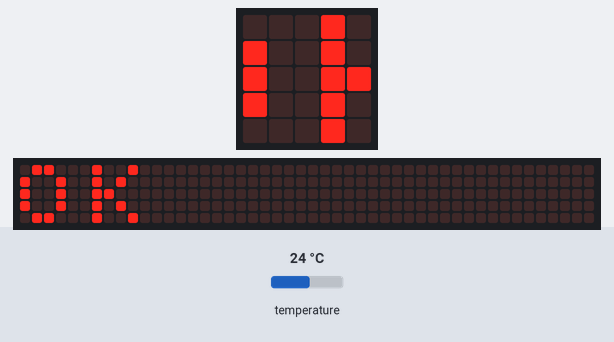
A program run on a simulated BBC micro:bit (MakeCode). Shown: the board's 5×5 LED display, a strip that is not on the board, showing the scrolling text unrolled. Inputs (shaded band) come from the test bench; at power-on: temperature 24 °C. The 48×5 strip is a reading aid, not a part: it shows the text the display is scrolling, unrolled, one strip-width of it at a time.

Above: at 1.87 s.
1.9 s: temperature set to 15.7 °C
4.8 s: temperature set to 14.2 °C
At 6.5 s:
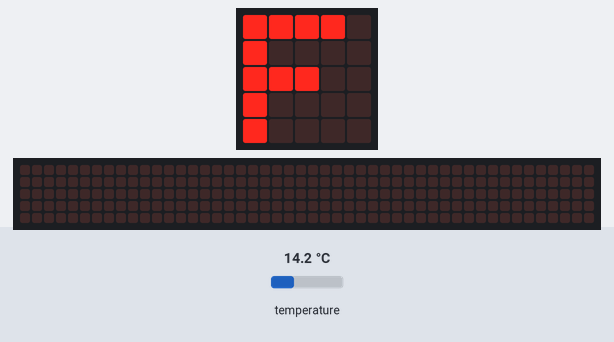
7.5 s: temperature set to 19 °C
At 7.64 s:
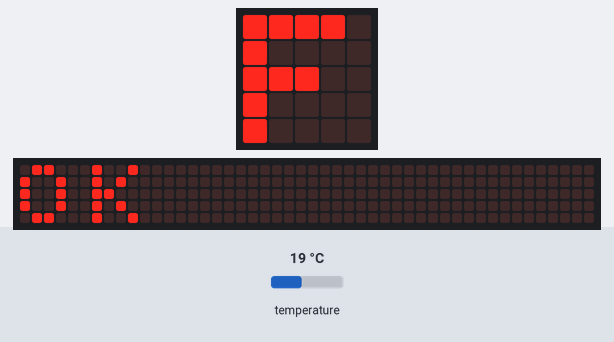
9.0 s: temperature set to 41 °C
At 10.8 s:
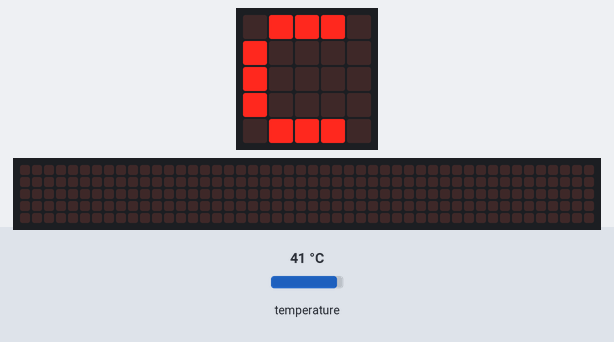
11.7 s: temperature set to 28 °C
At 11.88 s:
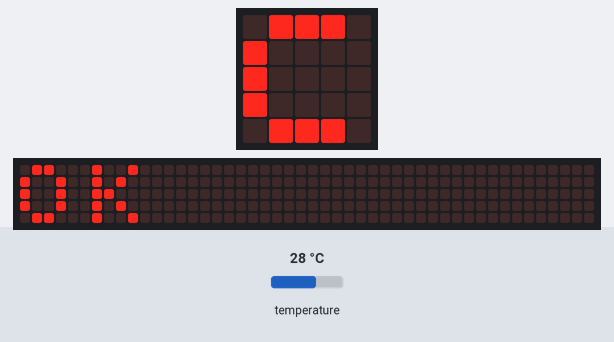
13.3 s: temperature set to 12 °C
At 14.9 s:
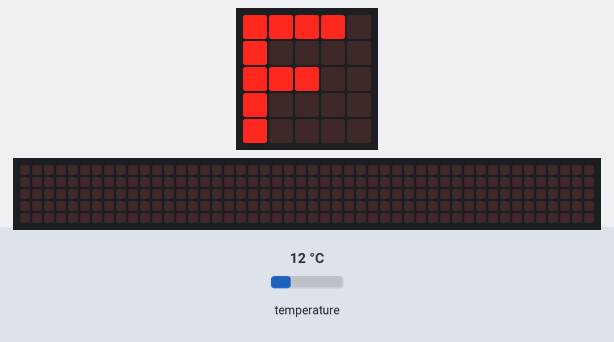
Timing chart, 0 to 15.8 s (numbered marks = the images above; inputs shaded):
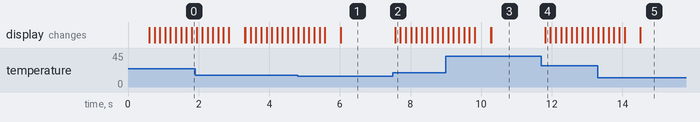

The program:

main.ts
```typescript
basic.showIcon(IconNames.Yes)
basic.forever(function () {
    if (input.temperature() > 35) {
        basic.showString("C")
    }
    if (input.temperature() >= 15 && input.temperature() <= 35) {
        basic.showString("OK")
    }
    if (input.temperature() < 15) {
        basic.showString("F")
    }
})
```

test.ts
```typescript
// les tests vont ici ; cela ne sera pas compilé si ce paquet est utilisé en tant qu'extension.
```

Measured:
- the behaviour switches between 15 and 14.9 °C on temperature (found by bisection; images 0 and 1)
- after the input at 4.8 s, the display: first differs from a run without the input after 1.2 s (image 1)
- after the input at 7.5 s, the display: changes after 0.07 s (image 2)
- after the input at 9.0 s, the display: first differs from a run without the input after 1.3 s (image 3)
- after the input at 11.7 s, the display: changes after 0.11 s (image 4)
- after the input at 13.3 s, the display: first differs from a run without the input after 1.2 s (image 5)
